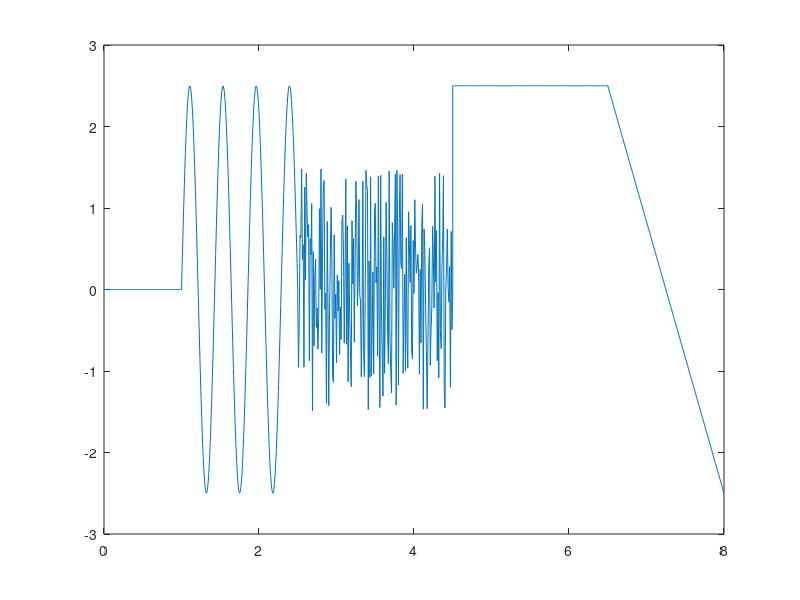

Source code (MATLAB):
%% Gabalveida sign?la mont???
%% Sinuso?da
t_sin = 1:0.01:2.5;
% y_sin = A0+A*sin(2*pi*f*(t-delay))
A0 = 0; A = 2.5; T = (2.5-1)/3.5; f = 1/T; delay = 1;
y_sin = A0+A*sin(2*pi*f*(t_sin-delay));
%plot(t_sin,y_sin)
%% Line?ri main?gs sign?ls
t_saw = 6.5:0.01:8;
% y_saw = k*t(t_saw-delay)
yA = 2.5; yB = -2.5; tA = 6.5; tB = 8; delay = 7.25;
 k = (yA-yB)/(tA-tB)  %l?knes sl?puma koeficents
% delay - lai noteiktu delayr ir j?skat?s krustpunkts ar t asi (y=0)
y_saw = k*(t_saw-delay);
%plot(t_saw,y_saw)
%% Konstantes sign?ls
t_const = 4.5:0.01:6.5;
%y_const = zeroes(1,1) + 2.5;
%y_const = ones(1,1)*2.5;
% nav korekti, ja t_const izmain?s, tad y_const nemain?sies
y_const = zeros(size(t_const))+2.5;
%plot(t_const,y_const)
%% Nu??u sign?ls
t_zero = 0:0.01:1;
y_zero = zeros(size(t_zero));
plot(t_zero,y_zero)
%% trok??a sign?ls
t_noise = 2.5:0.01:4.5;
y_noise = rand(size(t_noise)) * 3 - 1.5;
%plot(t_noise,y_noise)
%% Sign?lu apvieno?ana
t = [t_zero,t_sin,t_noise,t_const,t_saw];
y = [y_zero, y_sin, y_noise, y_const, y_saw];
plot(t,y)
